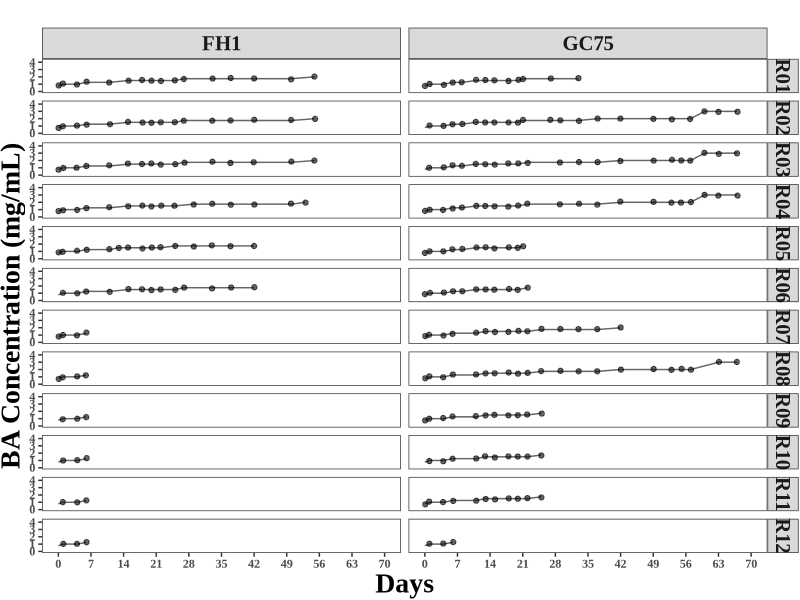
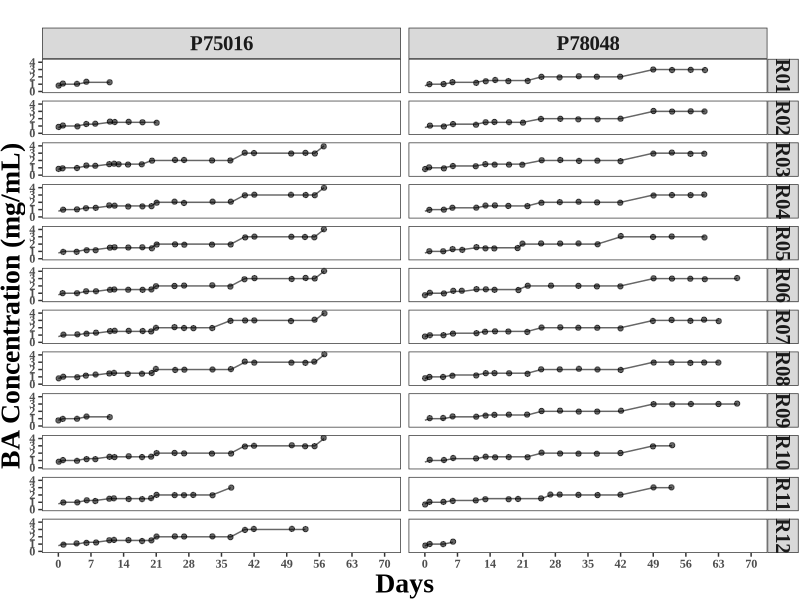
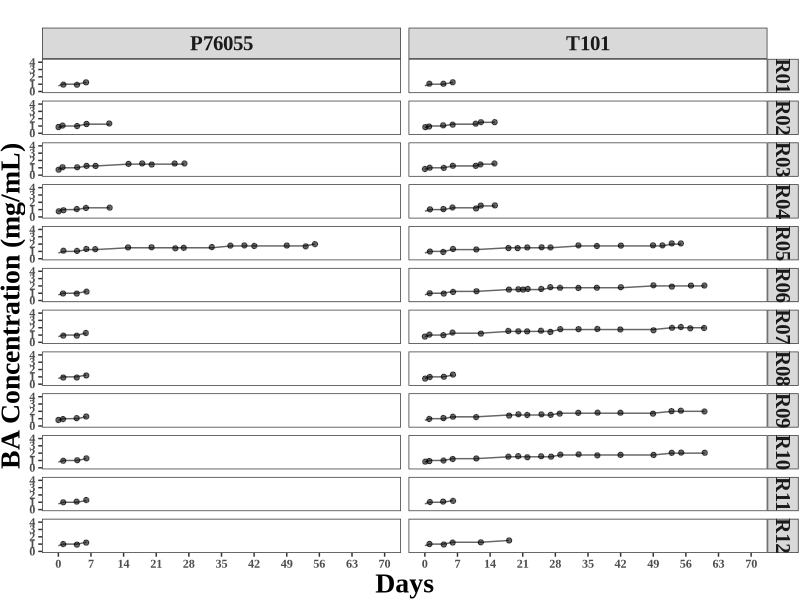
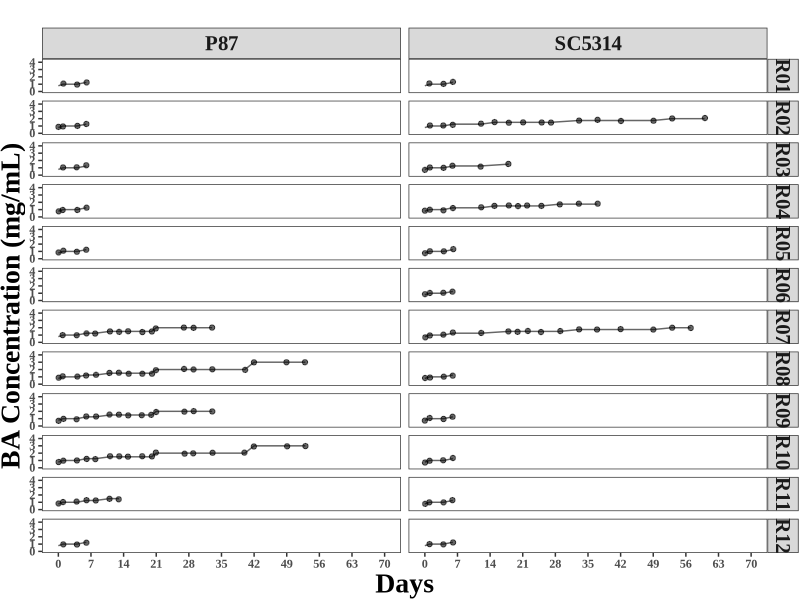

Generate these figures, in order, with R:
library(here)
library(tidyverse)
library(ggpubr)
library(lubridate)
library(viridis)

Transfer_df <- read_delim(here("data_in","BAE", "231113_TransferFigureDates_BAE2b.csv"), delim=",") %>% 
  select(Strain, Replicate, Concentration, Date_short, Date_long, Date)
Strain_Names <- tibble( Strain = c("A02","A03","A04","A08","A10","A12","A17","A18"), StrainName = c("P87", "GC75","P78048", "P75016", "P76055", "T101","SC5314", "FH1"))

Transfer_df <- Transfer_df[order(as.Date(Transfer_df$Date, format="%m/%d")),]
Transfer_df$Date <- as.factor(Transfer_df$Date)

Transfer_df <- Transfer_df %>%  mutate(Weeks = week(ymd(Transfer_df$Date_long)) - 41,
                                       Days = qday(ymd(Date_long))-10)

Transfer_df <- merge(Transfer_df, Strain_Names)

###############################################################################
A18A3 <- Transfer_df %>% filter(Strain %in% c("A18", "A03")) %>% 
  ggplot(aes(x = Days, y = Concentration)) +
  geom_jitter(width = 0.1, height = 0.1, alpha = 0.6) +
  geom_line(aes(group = Replicate), alpha = 0.6) +
  scale_x_continuous(breaks = seq(0, 70, 7), limits = c(0, 70)) +
  scale_y_continuous(breaks = seq(0, 4, 1), limits = c(0, 4.25)) +
  xlab("Days") +
  ylab("BA Concentration (mg/mL)") +
  facet_grid(Replicate~StrainName) + 
  theme_bw() +
  theme(panel.grid.major = element_blank(), 
        panel.grid.minor = element_blank(),
        plot.margin = margin(unit(c(20, 1, 1, 1),  "lines",)),
        text=element_text(family="Times New Roman", face="bold"),
        axis.title.x = element_text(size=20), axis.title.y = element_text(size=20),
        strip.text.x = element_text(size = 15), strip.text.y = element_text(size = 15))

ggsave(here("figures_out","BAE","231113_A18A03.JPG"), plot= A18A3, 
       height = 9,
       width = 6)

A8A4 <- Transfer_df %>% filter(Strain %in% c("A08", "A04")) %>% 
  ggplot(aes(x = Days, y = Concentration)) +
  geom_jitter(width = 0.1, height = 0.1, alpha = 0.6) +
  geom_line(aes(group = Replicate), alpha = 0.6) +
  scale_x_continuous(breaks = seq(0, 70, 7), limits = c(0, 70)) +
  scale_y_continuous(breaks = seq(0, 4, 1), limits = c(0, 4.25)) +
  xlab("Days") +
  ylab("BA Concentration (mg/mL)") +
  facet_grid(Replicate~StrainName) + 
  theme_bw() +
  theme(panel.grid.major = element_blank(), 
        panel.grid.minor = element_blank(),
        plot.margin = margin(unit(c(20, 1, 1, 1),  "lines",)),
        text=element_text(family="Times New Roman", face="bold"),
        axis.title.x = element_text(size=20), axis.title.y = element_text(size=20),
        strip.text.x = element_text(size = 15), strip.text.y = element_text(size = 15))

ggsave(here("figures_out","BAE","231020_A08A04.JPG"), plot= A8A4, 
       height = 9,
       width = 6)

A10A12 <- Transfer_df %>% filter(Strain %in% c("A10", "A12")) %>% 
  ggplot(aes(x = Days, y = Concentration)) +
  geom_jitter(width = 0.1, height = 0.1, alpha = 0.6) +
  geom_line(aes(group = Replicate), alpha = 0.6) +
  scale_x_continuous(breaks = seq(0, 70, 7), limits = c(0, 70)) +
  scale_y_continuous(breaks = seq(0, 4, 1), limits = c(0, 4.25)) +
  xlab("Days") +
  ylab("BA Concentration (mg/mL)") +
  facet_grid(Replicate~StrainName) + 
  theme_bw() +
  theme(panel.grid.major = element_blank(), 
        panel.grid.minor = element_blank(),
        plot.margin = margin(unit(c(20, 1, 1, 1),  "lines",)),
        text=element_text(family="Times New Roman", face="bold"),
        axis.title.x = element_text(size=20), axis.title.y = element_text(size=20),
        strip.text.x = element_text(size = 15), strip.text.y = element_text(size = 15))

ggsave(here("figures_out","BAE","231113_A10A12.JPG"), plot= A10A12, 
       height = 9,
       width = 6)

A02A17 <- Transfer_df %>% filter(Strain %in% c("A02", "A17")) %>% 
  ggplot(aes(x = Days, y = Concentration)) +
  geom_jitter(width = 0.1, height = 0.1, alpha = 0.6) +
  geom_line(aes(group = Replicate), alpha = 0.6) +
  scale_x_continuous(breaks = seq(0, 70, 7), limits = c(0, 70)) +
  scale_y_continuous(breaks = seq(0, 4, 1), limits = c(0, 4.25)) +
  xlab("Days") +
  ylab("BA Concentration (mg/mL)") +
  facet_grid(Replicate~StrainName) + 
  theme_bw() +
  theme(panel.grid.major = element_blank(), 
        panel.grid.minor = element_blank(),
        plot.margin = margin(unit(c(20, 1, 1, 1),  "lines",)),
        text=element_text(family="Times New Roman", face="bold"),
        axis.title.x = element_text(size=20), axis.title.y = element_text(size=20),
        strip.text.x = element_text(size = 15), strip.text.y = element_text(size = 15))

ggsave(here("figures_out","BAE","231020_A02A17.JPG"), plot= A02A17, 
       height = 9,
       width = 6)